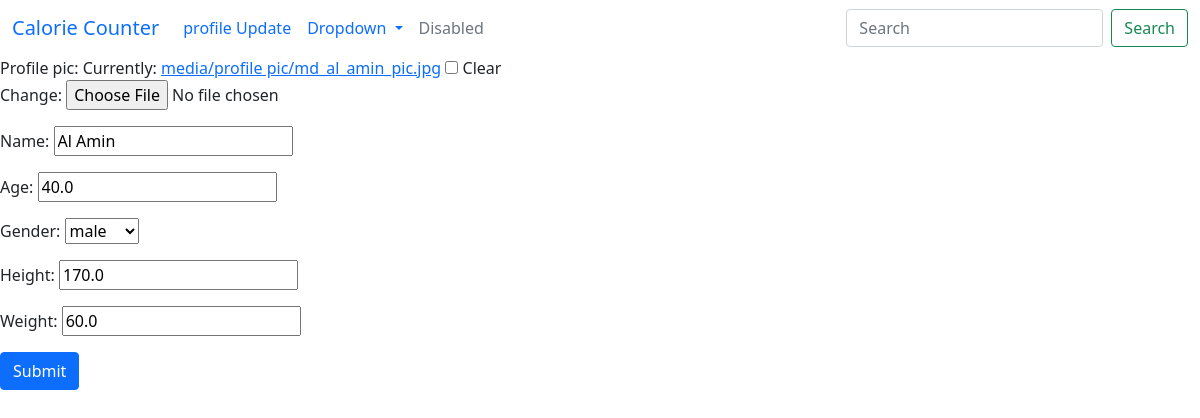
The app's page /userprofile_update/ (signed in) with its own data.
### myapp/models.py (models this page shows, shortened)
class user_profile(models.Model):
    GENDER=[
        ('Male','male'),
        ('Female','female'),
    ]
    profile_pic=models.ImageField(upload_to='media/profile pic', null=True, blank=True)
    name=models.CharField(max_length=100, null=True, blank=True)
    age=models.FloatField()
    gender=models.CharField(max_length=100, choices=GENDER,null=True, blank=True)
    height=models.FloatField()
    weight=models.FloatField()
    user=models.OneToOneField(User, on_delete=models.CASCADE)

### myapp/views.py (the view, shortened to what this page needs)
# urls.py: path('userprofile_update/', userprofile_update, name='userprofile_update'),
def userprofile_update(request):
    profile_user=0
    try:
        profile_user=user_profile.objects.get(user=request.user)
    except:
        pass
    if request.method == 'POST' and profile_user:
        form = userprofile_form(request.POST, request.FILES, instance=profile_user)
        if form.is_valid():
            form.save()
            return redirect('home')
    elif profile_user:
        form=userprofile_form(instance=profile_user)
    else:
        form=userprofile_form()
    return render(request, 'userprofile.html',{'form':form})

### myapp/forms.py
class userprofile_form(forms.ModelForm):
    class Meta:
        model=user_profile
        fields=('__all__')
        exclude=['user']

### template/userprofile.html (shortened to what this page needs)
<!doctype html>
<html lang="en">
  <head>
    <link href="https://cdn.jsdelivr.net/npm/bootstrap@5.0.2/dist/css/bootstrap.min.css" rel="stylesheet">
  </head>
  <body>
    <nav class="navbar navbar-expand-lg bg-body-tertiary">
        <div class="container-fluid">
          <a class="navbar-brand" href="{% url 'home' %}">Calorie Counter</a>
          <div class="collapse navbar-collapse" id="navbarSupportedContent">
            <ul class="navbar-nav me-auto mb-2 mb-lg-0">
              <li class="nav-item">
                <a class="nav-link" href="{% url 'userprofile_update' %}">profile Update</a>
              </li>
              <li class="nav-item dropdown">
                <a class="nav-link dropdown-toggle" href="#" role="button" data-bs-toggle="dropdown" aria-expanded="false">
                  Dropdown
                </a>
              </li>
              <li class="nav-item">
                <a class="nav-link disabled" aria-disabled="true">Disabled</a>
              </li>
            </ul>
            <form class="d-flex" role="search">
              <input class="form-control me-2" type="search" placeholder="Search" aria-label="Search">
              <button class="btn btn-outline-success" type="submit">Search</button>
            </form>
          </div>
        </div>
      </nav>
      <form method="POST" enctype="multipart/form-data">
        {{form.as_p}}
    <button type="submit" class="btn btn-primary">Submit</button>
    </form>
  </body>
</html>

### records on screen
user_profile: name "Al Amin", age "40.0", gender "male", height "170.0", weight "60.0"
